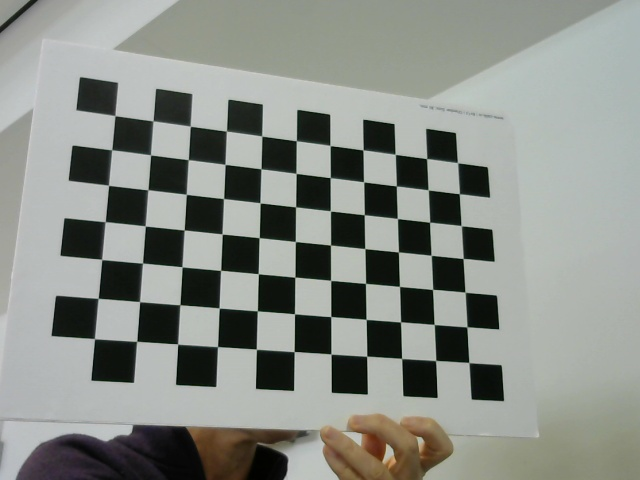
#> input picture class03/images/data_1.jpg, 640 x 480 px; its folder holds only this picture in this run
$ jupyter execute --allow-errors class03_camera_calibration.ipynb
#> lines starting #> are read from the running program, lines starting #| are printed output that depends on the picture
<a href="https://colab.research.google.com/github/labviros/computer-vision-topics/blob/version2020/lesson06-camera_calibration/camera_calibration.ipynb" target="_parent"></a>

# Camera Calibration

# Complementary functions

[cell 1]
import numpy as np
import cv2
import glob
import matplotlib.pyplot as plt
from mpl_toolkits.mplot3d import Axes3D, art3d
import zipfile
import time

########################################################
# Complementary functions for ploting points and vectors with Y-axis swapped with Z-axis
def set_plot(ax=None,figure = None,figsize=(9,8),limx=[-2,2],limy=[-2,2],limz=[-2,2]):
    if figure ==None:
        figure = plt.figure(figsize=(9,8))
    if ax==None:
        ax = plt.axes(projection='3d')

    ax.set_xlim(limx)
    ax.set_xlabel("x axis")
    ax.set_ylim(limy)
    ax.set_ylabel("y axis")
    ax.set_zlim(limz)
    ax.set_zlabel("z axis")
    return ax

#adding quivers to the plot
def draw_arrows(point,base,axis,length=1.5):
    # Plot vector of x-axis
    axis.quiver(point[0],point[1],point[2],base[0,0],base[1,0],base[2,0],color='red',pivot='tail',  length=length)
    # Plot vector of y-axis
    axis.quiver(point[0],point[1],point[2],base[0,1],base[1,1],base[2,1],color='green',pivot='tail',  length=length)
    # Plot vector of z-axis
    axis.quiver(point[0],point[1],point[2],base[0,2],base[1,2],base[2,2],color='blue',pivot='tail',  length=length)

    return axis


### Setting printing options
np.set_printoptions(formatter={'float': lambda x: "{0:0.3f}".format(x)})
np.set_printoptions(precision=3,suppress=True)

#########################################################

#Read images and detect features

[cell 2]
# Flag to read from zip file
ZipFile = False
ZipFileName = 'images.zip'

# Image path
img_path = './images/'

if ZipFile:
    # Read zip file and unzip images
    zip_ref = zipfile.ZipFile(ZipFileName,'r')
    zip_ref.extractall('./')
    zip_ref.close()

# Flag to show or not the detections
SHOW_MATPLOTLIB = True
SHOW_CV = False

# Termination criteria for corner refinement
criteria = (cv2.TERM_CRITERIA_EPS + cv2.TERM_CRITERIA_MAX_ITER, 30, 0.001)

# Chessboard parameters
square_size = 30
# l - lines, c - columns
l=7
c=11

# Prepare 3D object points, like (0,0,0), (1,0,0), (2,0,0) ....,(6,5,0)
objp = np.zeros((l*c,3), np.float32)
objp[:,:2] = np.mgrid[0:c*square_size:square_size,0:l*square_size:square_size].T.reshape(-1,2)

# Arrays to store object points and image points from all the images.
objpoints = [] # 3d points in the world frame
imgpoints = [] # 2d points in image plane.

# Read images for calibration
images = glob.glob(img_path+'*.jpg')
# Print the number of images to see if all of them were read
print('Number of images read: ', len(images))

# Read images, detect the corners, refine to subpixel precision and plot the detected corners
if SHOW_MATPLOTLIB:
    fig = plt.figure(figsize=(10,10))
    plt.ion()
    plt.show()

for fname in images:
    # Read image
    img = cv2.imread(fname)
#> img is the input picture: shape (480, 640, 3); mean B, G, R 134.8, 141, 136.9
    # Verify if the image has landscape format. If not, rotate image
    imsize = img.shape
#> imsize = (480, 640, 3)
    print('Image size: ', imsize[0], ' ',imsize[1])
#| Image size:  480   640
    if (imsize[1] < imsize[0]):
            img = cv2.rotate(img,cv2.ROTATE_90_CLOCKWISE)

    # Convert image to grayscale
    gray = cv2.cvtColor(img,cv2.COLOR_BGR2GRAY)
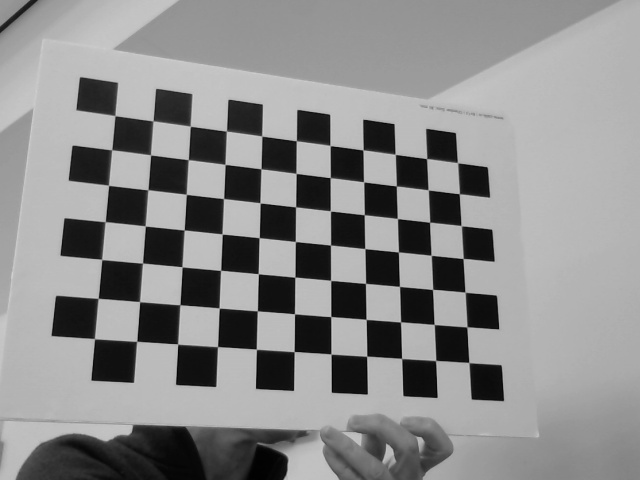
#> gray: shape (480, 640); min 1, max 209, mean 139.1
    # Convert to RGB to show with matplotlib.pyplot
    if SHOW_MATPLOTLIB:
        img = cv2.cvtColor(img,cv2.COLOR_BGR2RGB)

    # Find the chess board corners
    ret, corners = cv2.findChessboardCorners(gray, (c,l),cv2.CALIB_CB_ADAPTIVE_THRESH + cv2.CALIB_CB_FILTER_QUADS)
#> ret = True; corners = 77 rows, first 8: [114.7, 115.3], [153.4, 121.4], [190.2, 126.2], [226.7, 131.5], [261.4, 136.1], [296.7, 141.5], [329.8, 145.6], [363.4, 150.4]

    # If the corners were found, add store object points and image points (after refining them)
    if ret == True:

        # Store object points
        objpoints.append(objp)

        # Refine coordinates to subpixel values
        corners2 = cv2.cornerSubPix(gray,corners,(11,11),(-1,-1),criteria)
#> corners2 = 77 rows, first 8: [114.9, 115.6], [152.9, 120.9], [190.3, 126.1], [226.3, 131.1], [261.7, 136], [296.3, 140.7], [330.1, 145.4], [363.1, 149.9]
        # Store the corresponding image points
        imgpoints.append(corners2)

        # Draw and display the corners
        img = cv2.drawChessboardCorners(img, (c,l), corners2,ret)
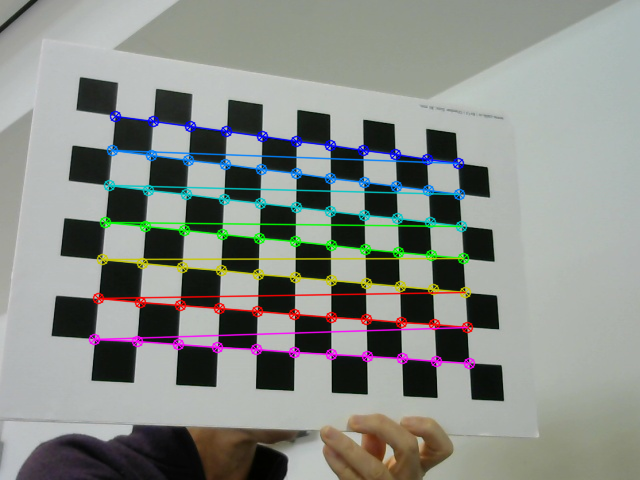
#> img: shape (480, 640, 3); mean R, G, B 136.9, 141, 135.6

        # When using Colab, we can not use cv2.imshow. So we are showing images
        # with matplotlib.pyplot

        if SHOW_MATPLOTLIB:
            plt.imshow(img)
            fig.canvas.draw()
            # This will run the GUI event
            # loop until all UI events
            # currently waiting have been processed
            fig.canvas.flush_events()
            time.sleep(0.01)
        if SHOW_CV:
            cv2.imshow('img',img)
            cv2.waitKey(100)


if SHOW_CV:
    cv2.destroyAllWindows()

if SHOW_MATPLOTLIB:
    plt.ioff()

# Print the number of images where the corners could be detected
print('Number of images where the corners were detected', len(objpoints))

# Run Camera Calibration
##Print Intrinsic Matrix
##Print radial distortion coeficients

[cell 3]
# Run camera calibration
ret, mtx, dist, rvecs, tvecs = cv2.calibrateCamera(objpoints, imgpoints, gray.shape[::-1],None,None)
#> ret = 0.108; mtx = [[851.4, 0, 360.8], [0, 881.8, 260.1], [0, 0, 1]]; dist = [[-0.0556, 0.791, -0.00465, -0.00384, -3.68]]; rvecs = ([-0.359, -0.3, 0.0386],); tvecs = ([-198.6, -112.5, 689.8],)

# Print calibration results
print('Intrinsic matrix: \n', mtx)
#| Intrinsic matrix:
#|  [[851.359   0.    360.835]
#|  [  0.    881.84  260.069]
#|  [  0.      0.      1.   ]]
print('Radial distortion coeficients', dist)
#| Radial distortion coeficients [[-0.056  0.791 -0.005 -0.004 -3.682]]

# Organize the extrinsic parameters (rotation and translation) in 3xN arrays, where N is
# the number of images
transl = np.hstack(tvecs)
#> transl = [-198.6, -112.5, 689.8]
rot = np.hstack(rvecs)
#> rot = [-0.359, -0.3, 0.0386]

print(transl.shape)
#| (3, 1)
print(rot.shape)
#| (3, 1)

## Undistort one image as example
## Calculate reprojection error

[cell 4]
img_file = img_path+'data_24.jpg'
img = cv2.imread(img_file)
# Convert to RGB to show with matplotlib.pyplot
#> (the rest of this cell did not finish here and is left out)

# Show Extrinsic Parameters
## Considering the calibration pattern fixed at the origin and moving the camera.

[cell 5]
# Initialize figure
axis0 = set_plot(limx=[-400,800],limy=[-400,800],limz=[-800,0])
axis0.set_title('Camera Calibration - Fixed Board / Moving Camera')
# Create base vector values
e1 = np.array([[1],[0],[0],[0]]) # X
e2 = np.array([[0],[1],[0],[0]]) # Y
e3 = np.array([[0],[0],[1],[0]]) # Z
base = np.hstack((e1,e2,e3))
#origin point
origin =np.array([[0],[0],[0],[1]])
# Create camera frame and world frame
cam  = np.hstack([base,origin])
world  = np.hstack([base,origin])


# Plot camera frames considering that the calibration patern is on the XY-plane and Z=0
for i in range(rot.shape[1]):  #

    R,_ = cv2.Rodrigues(rot[:,i])
    t = transl[:,i]
    Rt = np.eye(4)
    Rt[0:3,0:3] = R
    Rt[0:3,-1] = t
    # To get the camera's rotation and translation we have to invert the
    # Extrinsic Parameters
    M = np.linalg.inv(Rt)
    # Transform the camera frame from the origin to the positon defined from
    # the extrinsic parameters
    new_cam = M@cam
    axis0 = draw_arrows(new_cam[:,-1],new_cam[:,0:3],axis0,80)
#> this loop made 1 pass

# Plot the calibration pattern as it was fixed and all the
# relative positions of the camera
X,Y = np.meshgrid(objp[:,0],objp[:,1])
#axis0 = draw_arrows(world[:,-1],world[:,0:3],world,80)
Z = np.zeros(X.shape)


axis0.plot_wireframe(X,Y,Z)
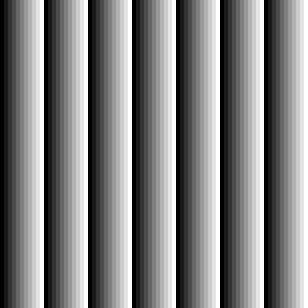
#> X: shape (77, 77) float32 (shown 4 times larger); min 0, max 300, mean 150; drawn with min black and max white
axis0.view_init(elev=-60,azim=-111,roll=23)
plt.show()
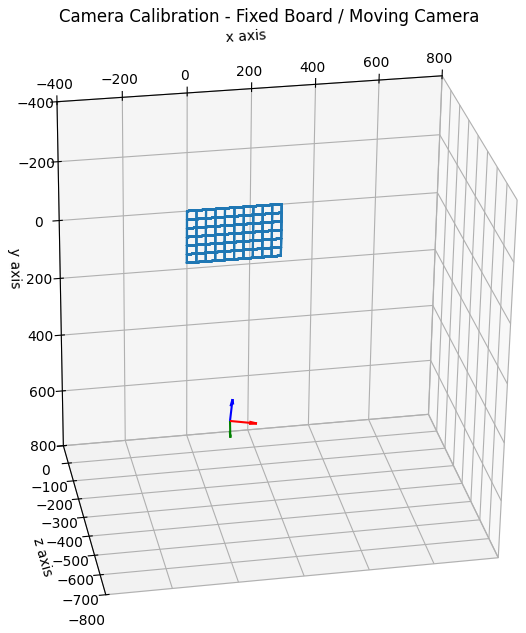
#> figure drawn by matplotlib, 1 panel

##Considering the camera fixed at the origin and moving the calibration pattern

[cell 6]
# Initialize figure
axis1 = set_plot(limx=[-400,400],limy=[-400,400],limz=[-100,800])
axis1.set_title('Camera Calibration - Fixed Camera / Moving Board')
# Create base vector values
e1 = np.array([[1],[0],[0],[0]]) # X
e2 = np.array([[0],[1],[0],[0]]) # Y
e3 = np.array([[0],[0],[1],[0]]) # Z
base = np.hstack((e1,e2,e3))
#origin point
origin =np.array([[0],[0],[0],[1]])
# Create camera frame and world frame
cam  = np.hstack([base,origin])
world  = np.hstack([base,origin])
axis1 = draw_arrows(cam[:,-1],cam[:,0:3],axis1,80)


calib_points = objp.T
#add a vector of ones to the chessboard points to represent them in homogeneous coordinates
calib_points = np.vstack([calib_points, np.ones(np.size(calib_points,1))])


# Plot calibration patter considering the camera fixed at (0,0,0)
for i in range(rot.shape[1]):

    # Set up the transformation matrix
    R,_ = cv2.Rodrigues(rot[:,i])
    t = transl[:,i]
    Rt = np.eye(4)
    Rt[0:3,0:3] = R
    Rt[0:3,-1] = t

    chessboard = Rt@calib_points
    new_world = Rt@world
    axis1.scatter(chessboard[0,:],chessboard[1,:],chessboard[2,:])
    #axis1 = draw_arrows(new_world[:,-1],new_world[:,0:3],axis1,80)


axis1.view_init(elev=-60,azim=-142,roll=53)

plt.show()
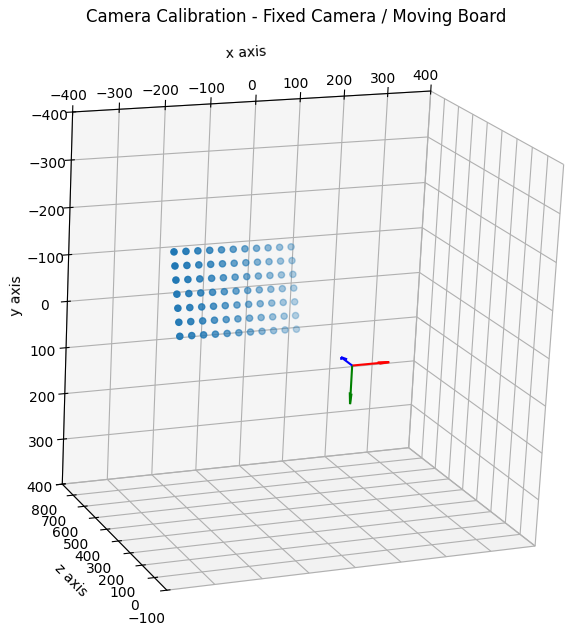
#> figure drawn by matplotlib, 1 panel

$ run again, on class03/images/data_13.jpg
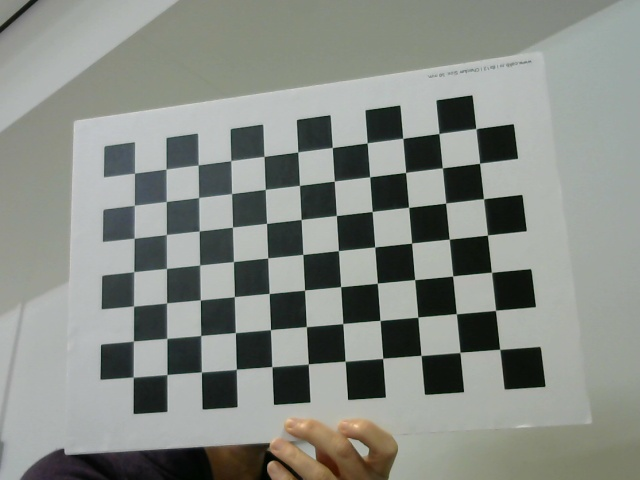
#> input picture class03/images/data_13.jpg, 640 x 480 px
#> img is the input picture: shape (480, 640, 3); mean B, G, R 133, 139.2, 134.8
#| Image size:  480   640
#> `ret, corners = cv2.findChessboardCorners(gray, (c,l),cv2.CALIB_CB_ADAP..`: ret = True; corners = 77 rows, first 8: [134.5, 173], [166.1, 169.3], [198, 165], [230.8, 160.6], [263.9, 156.4], [298, 152.2], [332.2, 147.6], [367.1, 142.8]
#> corners2 = 77 rows, first 8: [134.5, 173.2], [166, 169], [198.2, 164.9], [230.8, 160.5], [264, 156.4], [297.7, 151.9], [332.3, 147.5], [367.2, 142.8]
#> `img = cv2.drawChessboardCorners(img, (c,l), corners2,ret)`:
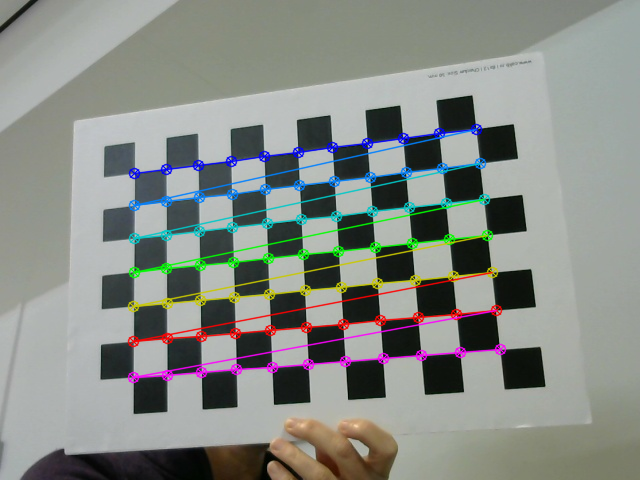
#> img: shape (480, 640, 3); mean R, G, B 134.7, 139, 133.6
#> `ret, mtx, dist, rvecs, tvecs = cv2.calibrateCamera(objpoints, imgpoint..`: ret = 0.0885; mtx = [[824.8, 0, 299.8], [0, 827.8, 235.1], [0, 0, 1]]; dist = [[-0.0945, 2.23, -0.00321, -0.00413, -16.65]]; rvecs = ([-0.262, 0.227, -0.0775],); tvecs = ([-147.4, -54.97, 736.3],)
#| Intrinsic matrix:
#|  [[824.762   0.    299.781]
#|  [  0.    827.795 235.051]
#|  [  0.      0.      1.   ]]
#| Radial distortion coeficients [[ -0.094   2.226  -0.003  -0.004 -16.654]]
#> transl = [-147.4, -54.97, 736.3]
#> rot = [-0.262, 0.227, -0.0775]
#| (3, 1)
#| (3, 1)
#> the loop `for i in range(rot.shape[1]):` made 1 pass
#> `plt.show()`:
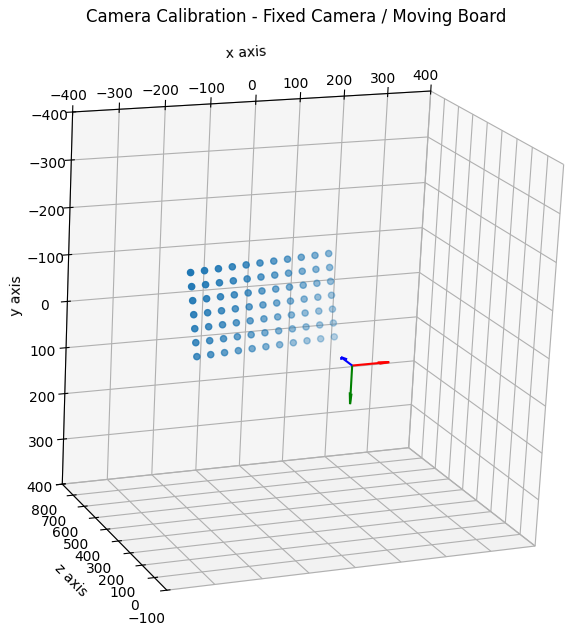
#> figure drawn by matplotlib, 1 panel

$ run again, on class03/images/data_14.jpg
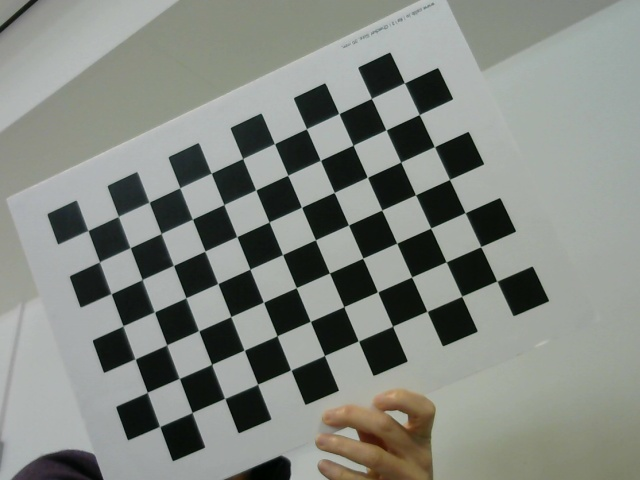
#> input picture class03/images/data_14.jpg, 640 x 480 px
#> img is the input picture: shape (480, 640, 3); mean B, G, R 128.7, 135, 130.7
#| Image size:  480   640
#> `ret, corners = cv2.findChessboardCorners(gray, (c,l),cv2.CALIB_CB_ADAP..`: ret = True; corners = 77 rows, first 8: [88, 230.5], [118.8, 216.6], [149.2, 201.8], [179.9, 188.2], [211.4, 173.2], [242.6, 158.6], [274.4, 143.7], [306.4, 128.7]
#> corners2 = 77 rows, first 8: [87.78, 230.5], [118.3, 216.3], [149, 202.3], [179.8, 187.6], [211.2, 173.3], [242.6, 158.5], [274.4, 143.7], [306.4, 128.7]
#> `img = cv2.drawChessboardCorners(img, (c,l), corners2,ret)`:
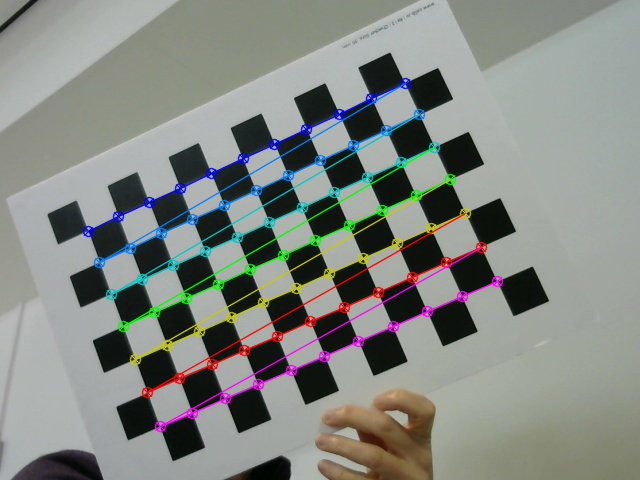
#> img: shape (480, 640, 3); mean R, G, B 131, 135.3, 129.7
#> `ret, mtx, dist, rvecs, tvecs = cv2.calibrateCamera(objpoints, imgpoint..`: ret = 0.0994; mtx = [[765.3, 0, 336.5], [0, 759.1, 223.2], [0, 0, 1]]; dist = [[0.00556, -0.341, -0.00118, -0.00615, 2.51]]; rvecs = ([-0.159, 0.15, -0.414],); tvecs = ([-215.1, 6.4, 665.5],)
#| Intrinsic matrix:
#|  [[765.264   0.    336.459]
#|  [  0.    759.097 223.216]
#|  [  0.      0.      1.   ]]
#| Radial distortion coeficients [[ 0.006 -0.341 -0.001 -0.006  2.508]]
#> transl = [-215.1, 6.4, 665.5]
#> rot = [-0.159, 0.15, -0.414]
#| (3, 1)
#| (3, 1)
#> the loop `for i in range(rot.shape[1]):` made 1 pass
#> `plt.show()`:
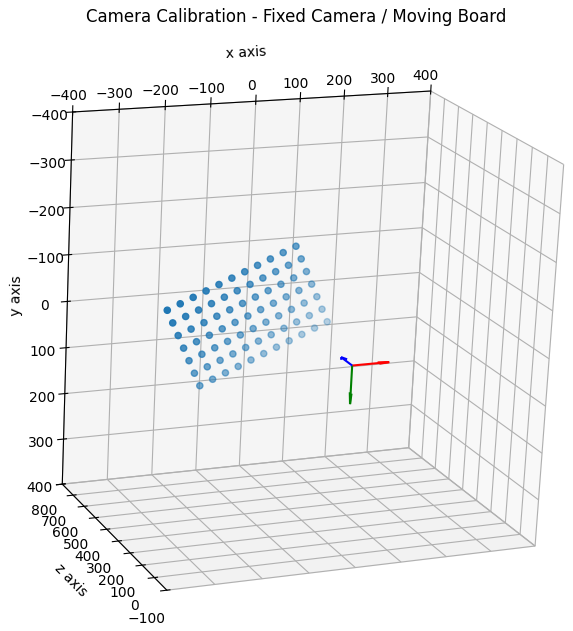
#> figure drawn by matplotlib, 1 panel

$ run again, on class03/images/data_15.jpg
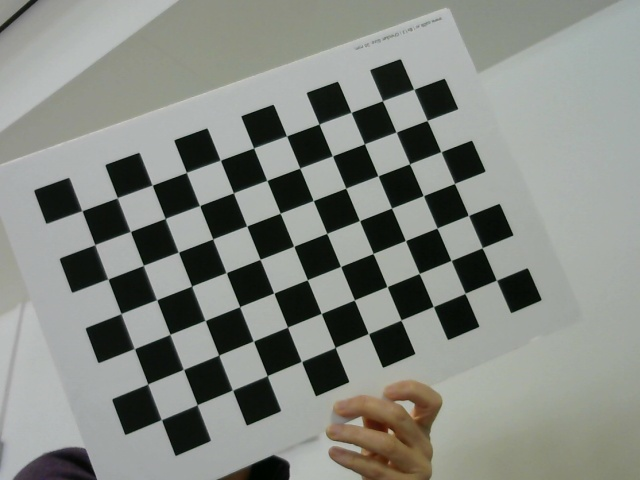
#> input picture class03/images/data_15.jpg, 640 x 480 px
#> img is the input picture: shape (480, 640, 3); mean B, G, R 129.2, 135.3, 131.7
#| Image size:  480   640
#> `ret, corners = cv2.findChessboardCorners(gray, (c,l),cv2.CALIB_CB_ADAP..`: ret = True; corners = 77 rows, first 8: [82.15, 209.9], [117.9, 198.3], [152.6, 184.8], [186.8, 172.8], [220.4, 160.4], [253.6, 148.1], [286.1, 136.2], [319.8, 124.5]
#> corners2 = 77 rows, first 8: [81.81, 210.7], [117.2, 197.6], [152.1, 185.2], [186.4, 172.4], [220.3, 160.2], [253.5, 147.8], [286.6, 135.9], [318.9, 124]
#> `img = cv2.drawChessboardCorners(img, (c,l), corners2,ret)`:
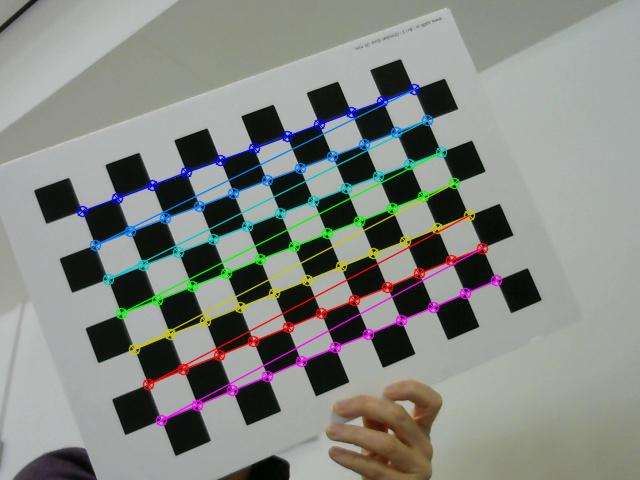
#> img: shape (480, 640, 3); mean R, G, B 132, 135.7, 130.3
#> `ret, mtx, dist, rvecs, tvecs = cv2.calibrateCamera(objpoints, imgpoint..`: ret = 0.105; mtx = [[1191, 0, 403.5], [0, 1205.9, 197.5], [0, 0, 1]]; dist = [[-0.0516, -0.0807, -0.0014, 8.25e-05, 4.6]]; rvecs = ([-0.205, -0.218, -0.385],); tvecs = ([-262.4, 10.72, 969],)
#| Intrinsic matrix:
#|  [[1190.976    0.     403.48 ]
#|  [   0.    1205.925  197.472]
#|  [   0.       0.       1.   ]]
#| Radial distortion coeficients [[-0.052 -0.081 -0.001  0.     4.603]]
#> transl = [-262.4, 10.72, 969]
#> rot = [-0.205, -0.218, -0.385]
#| (3, 1)
#| (3, 1)
#> the loop `for i in range(rot.shape[1]):` made 1 pass
#> `plt.show()`:
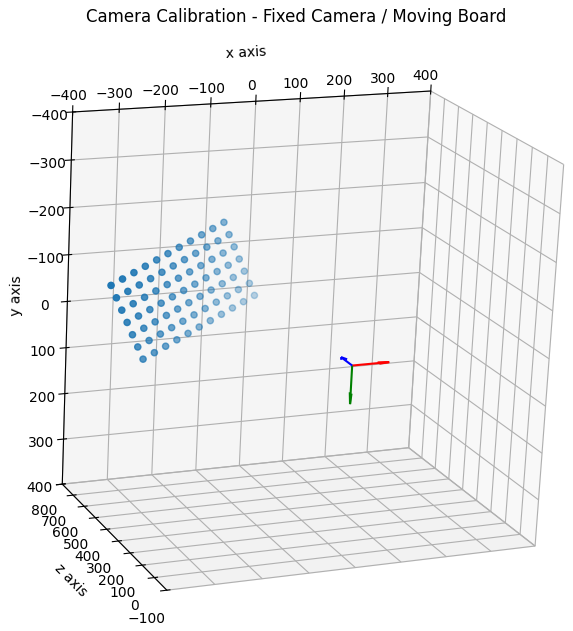
#> figure drawn by matplotlib, 1 panel
